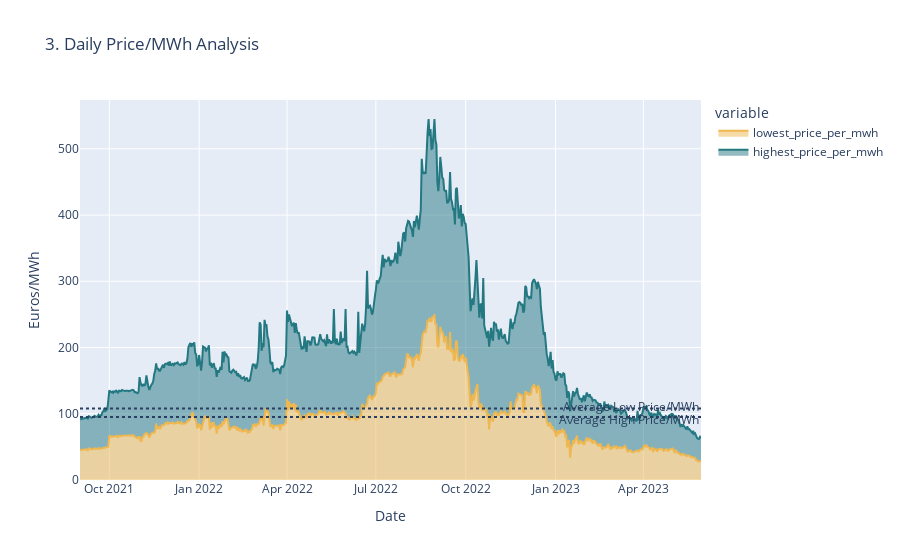

Notebook code for this chart:
### Markdown cell above
<div class="alert alert-block alert-info">
<h3 style="font-family:  'Garamond', 'Lucida Sans', sans-serif; text-align: center; color:#164863;  font-weight: bold; font-size: 24px;">   About 'gas_price.csv':  </h3>
<b>origin_date:</b> The date when the day-ahead prices became available.<br>
<b>forecast_date:</b> The date when the forecast prices should be relevant.<br>
<b>lowest_price_per_mwh:</b> The lowest price of natural gas that on the day ahead market that trading day.<br>
<b>highest_price_per_mwh:</b> The highest price of natural gas that on the day ahead market that trading day.<br>
&nbsp;&nbsp;&nbsp;&nbsp; <i>(Gas Prices are in Euros per megawatt hour equivalent.)<i><br>
</div>

### Code cell
fig = px.area(daily, x=daily.index, y=["lowest_price_per_mwh","highest_price_per_mwh"],title='3. Daily Price/MWh Analysis',
              color_discrete_map={"lowest_price_per_mwh": "#EFB74F","highest_price_per_mwh": "#247881"})
fig.add_hline(y=meanGasLow, line_dash="dot", annotation_text="Average Low Price/MWh", annotation_position="top right")
fig.add_hline(y=meanGasHigh, line_dash="dot", annotation_text="Average High Price/MWh", annotation_position="bottom right")
fig.update_layout(xaxis_title="Date", yaxis_title="Euros/MWh")
fig.show()

### Figure 1 — Plotly figure (JSON) as saved in the notebook; plotly's stock layout.template omitted (floating-point values rounded to 4 significant figures; data arrays with more than 128 entries replaced by an {"elided": "..."} marker saying what was removed)
{"data": [{"fillpattern": {"shape": ""}, "hovertemplate": "variable=lowest_price_per_mwh<br>forecast_date=%{x}<br>value=%{y}<extra></extra>", "legendgroup": "lowest_price_per_mwh", "line": {"color": "#EFB74F"}, "marker": {"symbol": "circle"}, "mode": "lines", "name": "lowest_price_per_mwh", "orientation": "v", "showlegend": true, "stackgroup": "1", "x": {"elided": "637 str values"}, "xaxis": "x", "y": {"elided": "637 float values"}, "yaxis": "y", "type": "scatter"}, {"fillpattern": {"shape": ""}, "hovertemplate": "variable=highest_price_per_mwh<br>forecast_date=%{x}<br>value=%{y}<extra></extra>", "legendgroup": "highest_price_per_mwh", "line": {"color": "#247881"}, "marker": {"symbol": "circle"}, "mode": "lines", "name": "highest_price_per_mwh", "orientation": "v", "showlegend": true, "stackgroup": "1", "x": {"elided": "637 str values"}, "xaxis": "x", "y": {"elided": "637 float values"}, "yaxis": "y", "type": "scatter"}], "layout": {"xaxis": {"anchor": "y", "domain": [0, 1], "title": {"text": "Date"}, "type": "date", "range": ["2021-09-01", "2023-05-30"], "autorange": true}, "yaxis": {"anchor": "x", "domain": [0, 1], "title": {"text": "Euros/MWh"}, "type": "linear", "range": [0, 573.7], "autorange": true}, "legend": {"title": {"text": "variable"}, "tracegroupgap": 0}, "title": {"text": "3. Daily Price/MWh Analysis"}, "shapes": [{"line": {"dash": "dot"}, "type": "line", "x0": 0, "x1": 1, "xref": "x domain", "y0": 95.04, "y1": 95.04, "yref": "y"}, {"line": {"dash": "dot"}, "type": "line", "x0": 0, "x1": 1, "xref": "x domain", "y0": 107.8, "y1": 107.8, "yref": "y"}], "annotations": [{"showarrow": false, "text": "Average Low Price/MWh", "x": 1, "xanchor": "right", "xref": "x domain", "y": 95.04, "yanchor": "bottom", "yref": "y"}, {"showarrow": false, "text": "Average High Price/MWh", "x": 1, "xanchor": "right", "xref": "x domain", "y": 107.8, "yanchor": "top", "yref": "y"}], "autosize": true}}
